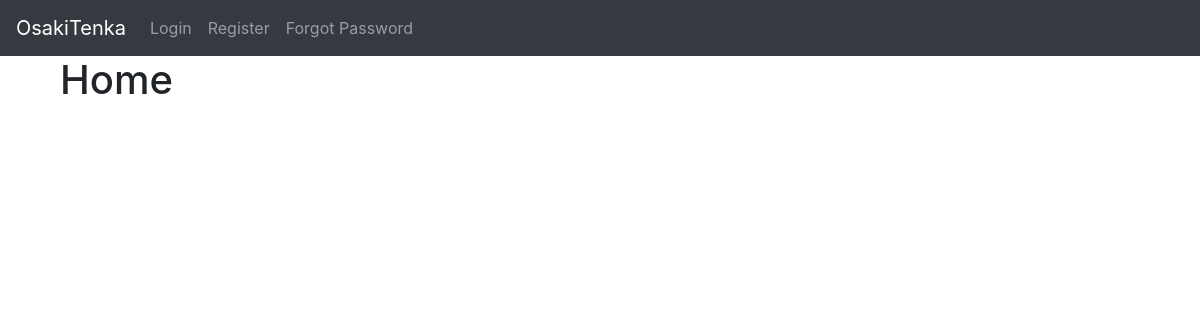
Before: /home/ with the older database file.
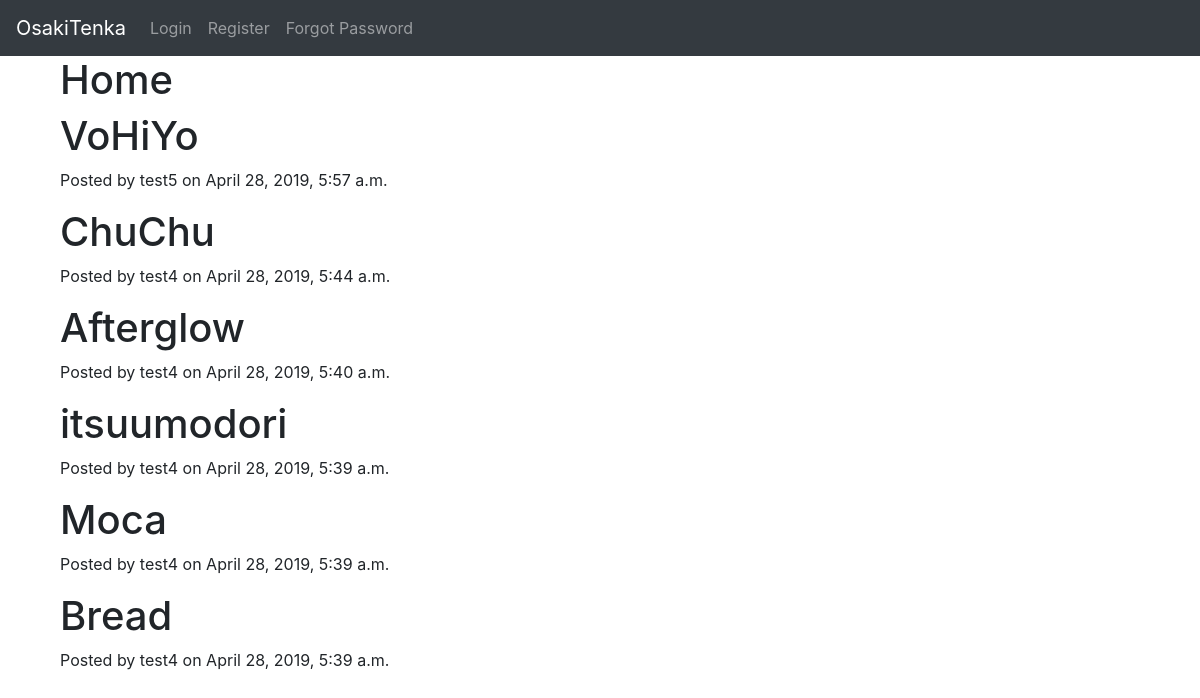
After: the same page with the newer database file.
### home/models.py (models this page shows)
class Post(models.Model):
	post = models.CharField(max_length=500)
	user = models.ForeignKey(User, on_delete=models.CASCADE)
	created_date = models.DateTimeField(auto_now_add=True)
	updated_date = models.DateTimeField(auto_now=True)

### home/views.py (the view, shortened to what this page needs)
# urls.py: path('', HomeView.as_view(), name='home'),
class HomeView(TemplateView):
	template_name = 'home/home.html'
	def get(self, request):
		form = HomeForm()
		posts = Post.objects.all().order_by('-created_date', '-updated_date')
		users1 = User.objects.exclude(id = request.user.id)
		users = users1.exclude(id = 1)
		friend = None
		friends = None
		if request.user.is_authenticated:
			friend, created = Friend.objects.get_or_create(current_user=request.user)
			friends = friend.users.all()
		args = {
			'form': form,
			'posts': posts,
			'users': users,
			'friends': friends,
		}
		return render(request, self.template_name, args)

### home/templates/home/home.html (shortened to what this page needs)
{% extends 'base.html' %}
{% block body %}
<div class="container">
	<div class="col-md-8">
		<h1>Home</h1>
			{% for post in posts %}
				<h1>{{ post.post }}</h1>
				<p>Posted by {{ post.user.username }} on {{ post.created_date }}</p>
			{% endfor %}
	</div>
</div>
{% endblock %}

### accounts/templates/base.html (shortened to what this page needs)
<html>
	<head>
		<link rel="stylesheet"
		href="https://stackpath.bootstrapcdn.com/bootstrap/4.3.1/css/bootstrap.min.css"
>
	</head>
	<body>
		<nav class="navbar navbar-expand navbar-dark bg-dark">
			<a class="navbar-brand" href="/home/">OsakiTenka</a>
			<div class="collapse navbar-collapse" id="navbarsExample02">
			{% if user.is_authenticated %}
			<ul class="navbar-nav mr-auto">
				<li class="nav-item">
					<a class="nav-link" href="{% url 'view_profile' %}">Profile</a>
				</li>
				<li class="nav-item">
					<a class="nav-link" href="{% url 'friend_list' %}">Friends</a>
				</li>
				<li class="nav-item">
					<a class="nav-link" href="{% url 'logout' %}">Logout</a>
				</li>
			</ul>
			{% else %}
			<ul class="navbar-nav mr-auto">
				<li class="nav-item">
					<a class="nav-link" href="{% url 'login' %}">Login</a>
				</li>
				<li class="nav-item">
					<a class="nav-link" href="{% url 'register' %}">Register</a>
				</li>
				<li class="nav-item">
					<a class="nav-link" href="{% url 'reset_password' %}">Forgot Password</a>
				</li>
			</ul>
			{% endif %}
			</div>
		</nav>
		{% block body %}{% endblock %}
	</body>
</html>

Changed rows visible on the page:
added Post: post "VoHiYo", user.username "test5", created_date "April 28, 2019, 5:57 a.m."
added Post: post "ChuChu", user.username "test4", created_date "April 28, 2019, 5:44 a.m."
added Post: post "Afterglow", user.username "test4", created_date "April 28, 2019, 5:40 a.m."
added Post: post "itsuumodori", user.username "test4", created_date "April 28, 2019, 5:39 a.m."
added Post: post "Moca", user.username "test4", created_date "April 28, 2019, 5:39 a.m."
added Post: post "Bread", user.username "test4", created_date "April 28, 2019, 5:39 a.m."
